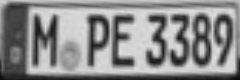
#> input picture samples/ocr/03016_0car_lp.png, 240 x 80 px
$ python vehicle-detection.py samples/ocr out   (Python 2 division)
#> lines starting #> are read from the running program, lines starting #| are printed output that depends on the picture
### src/utils.py

import numpy as np
import cv2
import sys

from glob import glob
from pdb import set_trace as pause


def im2single(I):
	assert(I.dtype == 'uint8')
	return I.astype('float32')/255.


def getWH(shape):
	return np.array(shape[1::-1]).astype(float)


# [9 lines left out: function IOU, not called in this run]


def IOU_labels(l1,l2):
	return IOU(l1.tl(),l1.br(),l2.tl(),l2.br())


def IOU_centre_and_dims(cc1,wh1,cc2,wh2):
	return IOU(cc1-wh1/2.,cc1+wh1/2.,cc2-wh2/2.,cc2+wh2/2.)


# [17 lines left out: function nms, not called in this run]


def image_files_from_folder(folder,upper=True):
	extensions = ['jpg','jpeg','png']
	img_files  = []
	for ext in extensions:
		img_files += glob('%s/*.%s' % (folder,ext))
		if upper:
			img_files += glob('%s/*.%s' % (folder,ext.upper()))
	return img_files


def is_inside(ltest,lref):
	return (ltest.tl() >= lref.tl()).all() and (ltest.br() <= lref.br()).all()


# [40 lines left out: functions crop_region, hsv_transform, IOU, not called in this run]

def IOU_centre_and_dims(cc1,wh1,cc2,wh2):
	return IOU(cc1-wh1/2.,cc1+wh1/2.,cc2-wh2/2.,cc2+wh2/2.)


# [9 lines left out: function show, not called in this run]

### vehicle-detection.py
import sys
import cv2
import numpy as np
import traceback

import requests
import json
import base64

from pdb import set_trace as breakpoint

# import darknet.python.darknet as dn

from src.label 				import Label, lwrite
from os.path 				import splitext, basename, isdir
from os 					import makedirs
from src.utils 				import crop_region, image_files_from_folder
# from darknet.python.darknet import detect


def detect(image_np_org, score_thresh, nms_iou=.45):
	h, w = image_np_org.shape[:2]
	if h > w:
		p = h - w
		image_np_pad = np.pad(image_np_org, [(0, 0), (0, p), (0, 0)], 'constant', constant_values=0)
	elif h < w:
		p = w - h
		image_np_pad = np.pad(image_np_org, [(0, p), (0, 0), (0, 0)], 'constant', constant_values=0)
	else:
		image_np_pad = image_np_org
	image_np = cv2.resize(image_np_pad, (416,)*2)
	image_b = cv2.imencode('.jpg', image_np)[1]

	response = requests.post(
	'http://localhost:8501/v1/models/vehicle_detector:predict',
	json={'inputs':{
			'image_b':{
				'b64':base64.b64encode(image_b).decode('utf-8')},
			'iou_thresh':nms_iou,
			'max_outputs':32,
			'score_thresh':score_thresh
			}
		}
	)
	assert response.status_code == 200, response.text
	results = json.loads(response.text)['outputs']
	R = [
		results['detection_class_names'],
		results['detection_class_confidence'],
		np.array(results['detection_boxes']) / 416. * max(h, w)
		]
	return list(zip(*R))


if __name__ == '__main__':

	try:

		input_dir  = sys.argv[1]
		output_dir = sys.argv[2]
		categories = ['car','bus', 'truck']

		vehicle_threshold = .5

		# vehicle_weights = 'data/vehicle-detector/yolo-voc.weights'
		# vehicle_netcfg  = 'data/vehicle-detector/yolo-voc.cfg'
		# vehicle_dataset = 'data/vehicle-detector/voc.data'

		imgs_paths = image_files_from_folder(input_dir)
		imgs_paths.sort()

		if not isdir(output_dir):
			makedirs(output_dir)

		print 'Searching for vehicles using YOLO...'

		for i,img_path in enumerate(imgs_paths):

			print '\tScanning %s' % img_path

			bname = basename(splitext(img_path)[0])
			Iorig = cv2.imread(img_path)
#> Iorig is the input picture: shape (80, 240, 3); min 5, max 225, mean 139.5
			WH = Iorig.shape[1::-1]
#> WH = (240, 80)
			R = detect(Iorig , vehicle_threshold, .3)
#> in detect, `image_np_pad = np.pad(image_np_org, [(0, p), (0, 0), (0, 0)], 'constan..`:
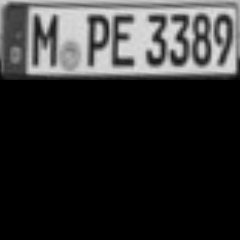
#> image_np_pad: shape (240, 240, 3); min 0, max 225, mean 46.5
#> in detect, `image_b = cv2.imencode('.jpg', image_np)[1]`: image_b = 16896 values, max 255 at index 0, min 0 at index 4, mean 123.7
#> (the run stopped early here; a loop or call above may not have finished)
